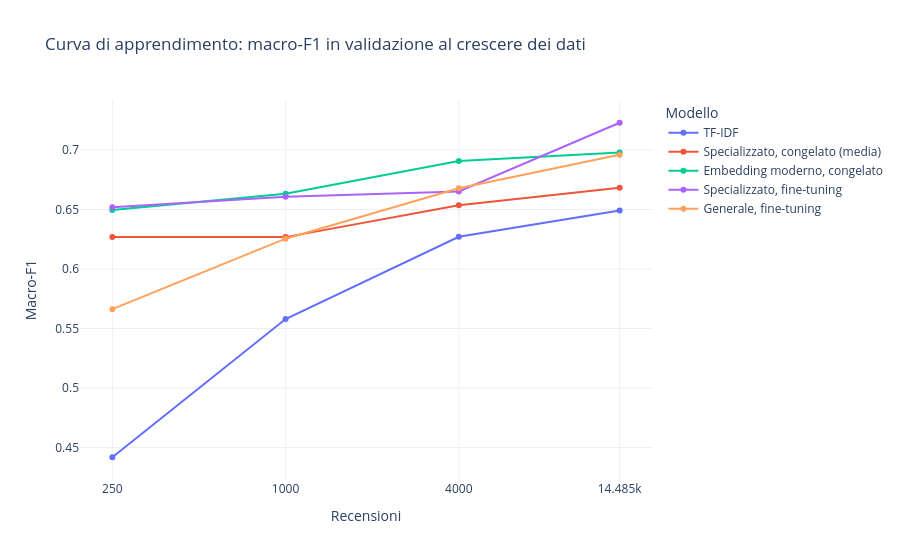

The notebook cell saved with this chart:
### Markdown cell above
## 6. Quanti dati servono?

In azienda le recensioni etichettate sono spesso poche. Ripetiamo l'addestramento con **250, 1.000 e 4.000 recensioni**
(con le stesse proporzioni delle classi) e confrontiamo con tutte le 14.485.
Con pochi dati un'epoca dura pochi passi: per il fine-tuning usiamo abbastanza epoche da fare almeno 150 aggiornamenti dei pesi.
**Circa 6 minuti con la GPU T4** (stima); i risultati vengono salvati in un file.

### Code cell
SIZES = [250, 1000, 4000]
CURVE_MODELS = ["TF-IDF", "Specializzato, congelato (media)", "Embedding moderno, congelato",
                "Specializzato, fine-tuning", "Generale, fine-tuning"]


def train_and_predict(name, subset):
    """Addestra il modello `name` sulle recensioni di `subset` e restituisce le previsioni sulla validazione."""
    if name == "TF-IDF":
        model = make_pipeline(TfidfVectorizer(min_df=2, sublinear_tf=True, ngram_range=(1, 2)),
                              LogisticRegression(C=best_C, max_iter=2000, class_weight="balanced"))
        return model.fit(subset["text_norm"], subset["label"]).predict(val_df["text_norm"])
    rows = fit_df.index.get_indexer(subset.index)                        # le righe di subset tra i vettori già calcolati
    if name == "Specializzato, congelato (media)":
        return fit_on_vectors(vectors["Specializzato"]["fit|media"][rows], subset["label"],
                              vectors["Specializzato"]["val|media"], val_df["label"])
    if name == "Embedding moderno, congelato":
        return fit_on_vectors(embedding_vectors["fit"][rows], subset["label"], embedding_vectors["val"], val_df["label"])
    key = name.split(",")[0]                                             # "Specializzato" o "Generale"
    epochs = max(2, math.ceil(150 / math.ceil(len(subset) / 32)))         # almeno 150 aggiornamenti dei pesi
    trainer, _ = finetune(MODELS[key], subset, epochs=epochs, output_dir="checkpoint_curva", per_epoch=False)
    trainer.train()
    return trainer.predict(trainer.eval_dataset).predictions.argmax(-1)


curve_path = SAVE_DIR / "curva_apprendimento.json"
curve = json.loads(curve_path.read_text()) if curve_path.exists() else []
done = {(r["Modello"], r["Recensioni"]) for r in curve}
for n in SIZES:
    subset, _ = train_test_split(fit_df, train_size=n, stratify=fit_df["label"], random_state=RANDOM_STATE)
    for name in CURVE_MODELS:
        if (name, n) not in done:
            curve.append({"Modello": name, "Recensioni": n,
                          "Macro-F1": f1_score(val_df["label"], train_and_predict(name, subset), average="macro")})
            curve_path.write_text(json.dumps(curve))                     # salva dopo ogni punto
shutil.rmtree("checkpoint_curva", ignore_errors=True)

# L'ultimo punto della curva (tutte le recensioni) è già in `results`
curve_df = pd.concat([pd.DataFrame(curve), pd.DataFrame(
    [{"Modello": m, "Recensioni": len(fit_df), "Macro-F1": results[m]["Macro-F1"]} for m in CURVE_MODELS])])

fig = px.line(curve_df.sort_values("Recensioni"), x="Recensioni", y="Macro-F1", color="Modello", markers=True,
              log_x=True, title="Curva di apprendimento: macro-F1 in validazione al crescere dei dati")
fig.update_xaxes(tickvals=SIZES + [len(fit_df)])
fig.show()
curve_df.pivot(index="Modello", columns="Recensioni", values="Macro-F1").round(3)

### Figure 1 — Plotly figure (JSON) as saved in the notebook; plotly's stock layout.template omitted (floating-point values rounded to 4 significant figures)
{"data": [{"hovertemplate": "Modello=TF-IDF<br>Recensioni=%{x}<br>Macro-F1=%{y}<extra></extra>", "legendgroup": "TF-IDF", "line": {"color": "#636efa", "dash": "solid"}, "marker": {"symbol": "circle"}, "mode": "lines+markers", "name": "TF-IDF", "orientation": "v", "showlegend": true, "type": "scatter", "x": [250, 1000, 4000, 14485], "xaxis": "x", "y": [0.4419, 0.558, 0.6271, 0.6492], "yaxis": "y"}, {"hovertemplate": "Modello=Specializzato, congelato (media)<br>Recensioni=%{x}<br>Macro-F1=%{y}<extra></extra>", "legendgroup": "Specializzato, congelato (media)", "line": {"color": "#EF553B", "dash": "solid"}, "marker": {"symbol": "circle"}, "mode": "lines+markers", "name": "Specializzato, congelato (media)", "orientation": "v", "showlegend": true, "type": "scatter", "x": [250, 1000, 4000, 14485], "xaxis": "x", "y": [0.627, 0.6268, 0.6535, 0.6682], "yaxis": "y"}, {"hovertemplate": "Modello=Embedding moderno, congelato<br>Recensioni=%{x}<br>Macro-F1=%{y}<extra></extra>", "legendgroup": "Embedding moderno, congelato", "line": {"color": "#00cc96", "dash": "solid"}, "marker": {"symbol": "circle"}, "mode": "lines+markers", "name": "Embedding moderno, congelato", "orientation": "v", "showlegend": true, "type": "scatter", "x": [250, 1000, 4000, 14485], "xaxis": "x", "y": [0.6496, 0.6633, 0.6908, 0.6978], "yaxis": "y"}, {"hovertemplate": "Modello=Specializzato, fine-tuning<br>Recensioni=%{x}<br>Macro-F1=%{y}<extra></extra>", "legendgroup": "Specializzato, fine-tuning", "line": {"color": "#ab63fa", "dash": "solid"}, "marker": {"symbol": "circle"}, "mode": "lines+markers", "name": "Specializzato, fine-tuning", "orientation": "v", "showlegend": true, "type": "scatter", "x": [250, 1000, 4000, 14485], "xaxis": "x", "y": [0.652, 0.6608, 0.6651, 0.7229], "yaxis": "y"}, {"hovertemplate": "Modello=Generale, fine-tuning<br>Recensioni=%{x}<br>Macro-F1=%{y}<extra></extra>", "legendgroup": "Generale, fine-tuning", "line": {"color": "#FFA15A", "dash": "solid"}, "marker": {"symbol": "circle"}, "mode": "lines+markers", "name": "Generale, fine-tuning", "orientation": "v", "showlegend": true, "type": "scatter", "x": [250, 1000, 4000, 14485], "xaxis": "x", "y": [0.5663, 0.6255, 0.6679, 0.6959], "yaxis": "y"}], "layout": {"legend": {"title": {"text": "Modello"}, "tracegroupgap": 0}, "title": {"text": "Curva di apprendimento: macro-F1 in validazione al crescere dei dati"}, "xaxis": {"anchor": "y", "domain": [0.0, 1.0], "tickvals": [250, 1000, 4000, 14485], "title": {"text": "Recensioni"}, "type": "log"}, "yaxis": {"anchor": "x", "domain": [0.0, 1.0], "title": {"text": "Macro-F1"}}}}
